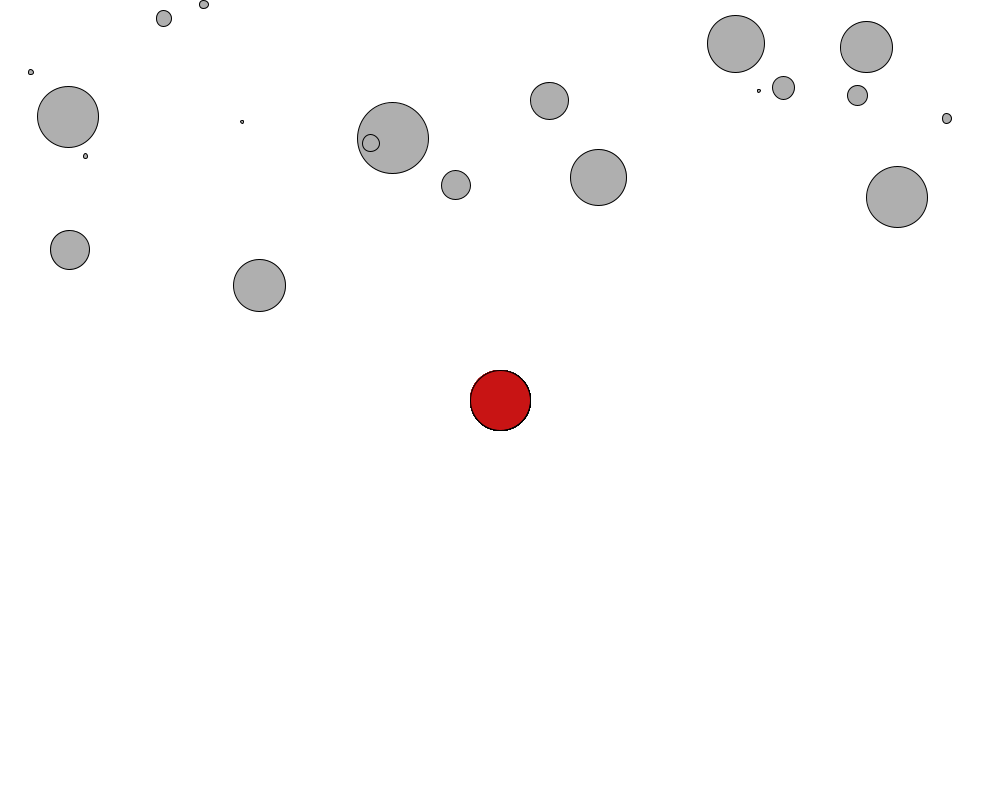
Frame 1 (no input)
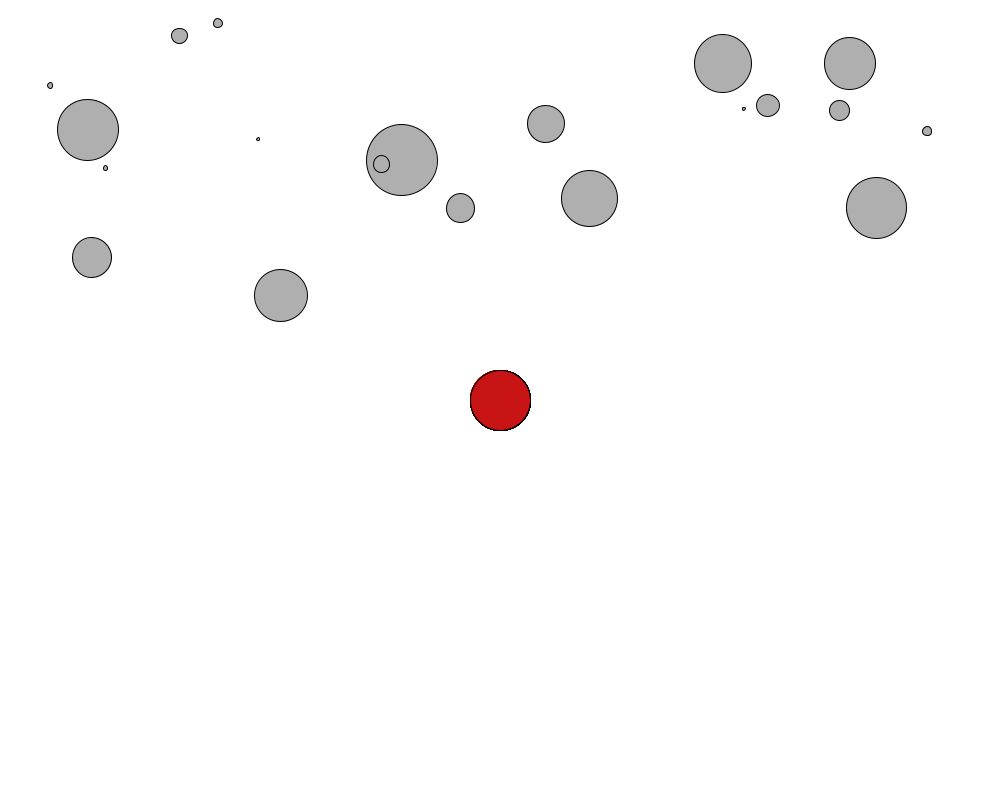
Frame 60 (the mouse pressed at the canvas centre just before this capture)
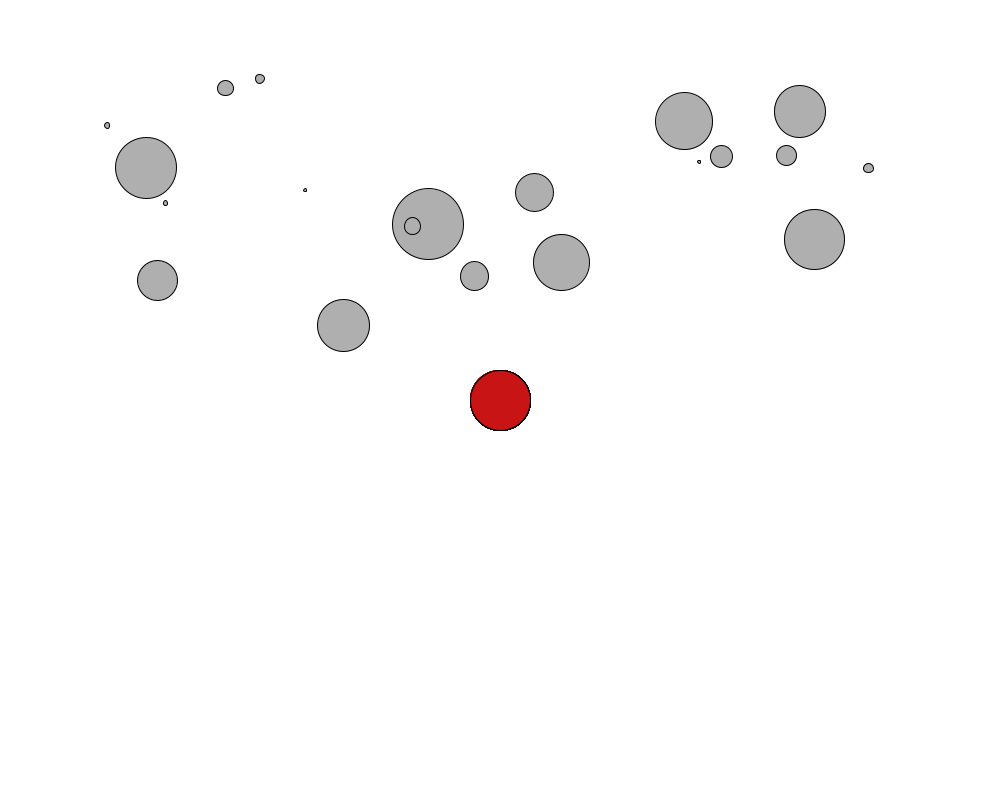
Frame 120 (the mouse held since frame 60 and released just before this capture)

The Processing sketch that drew these frames (run headless with seeded random() and noise(); from frame 60 on, the mouse is pressed at the canvas centre):

// Processing sketch: sketch_7_22_2024_4_43_One_attractor_and_a_set_of_mover
// ── sketch_7_22_2024_4_43_One_attractor_and_a_set_of_mover.pde
Mover[] movers = new Mover[20];

//Objective: To check the behaviour of moving objects in a medium having drag force; liquid. 
//Challenge: Can one object of a class access the methods and attributes of another object of the same class? 
//I mean can we anyhow prevent those stones from overlapping on to each other, by applying some sort 
//of checkEdge() function? 
//Well, we may try the approach by checking manually, for n movers, we'll have to check n*(n-1) times
// Better if we can try it with exercise 2.6. 
Liquid waterTub; 

attractor a; 



void setup() {
  size(1000, 800);
  smooth();
  background(255);
  a = new attractor(); 
   waterTub = new Liquid(0, height/2, width, height/2, 0.1); 
  for (int i = 0; i < movers.length; i++)
  {
    movers[i] = new Mover(random(0.1, 5), random(0, width), random(0, height/2-100));
  }
}




void draw()
{
  background(255);
  

  for (int i = 0; i < movers.length; i++)
  {
    float m = movers[i].mass;
    PVector wind = new PVector(0.01, 0);
    PVector gravity = new PVector(0, 0.1*m);

    PVector friction = movers[i].velocity.get(); //We want the velocity to be intact, so just making a copy
    friction.normalize(); //Friction is not directly proportional to the velocity.
    friction.mult(-1);   //Friction acts in the opposite direction to the velocity.
    float c = 0.01;       //Coefficient of friction.
    friction.mult(c);
    
   
    //movers[i].applyForce(friction); //Friction force of air molecule. Only active when in the air. 
    //movers[i].applyForce(wind);     //Only active when the objects are in the air. 
 

    //movers[i].applyForce(gravity);  //Gravitaional force, always active along with other force.
    movers[i].applyForce(a.attract(movers[i])); 
    
    movers[i].update();
    movers[i].checkEdges();
    movers[i].display();
     a.drawAttractor(); 
  }
 
}

// ── Class_definitions.pde
class Mover {
  PVector location;
  PVector velocity;
  PVector acceleration;
  float   mass;

  Mover(float m, float x, float y) {
    location = new PVector(x, y);
    velocity = new PVector(0, 0);
    acceleration = new PVector(0, 0);
    mass = m;
  }

  void applyForce(PVector force)
  {
    PVector f = PVector.div(force, mass);
    acceleration.add(f);
  }

  boolean isInsideLiquid(Liquid l)  
  {
    if (location.x > l.x && location.x < l.x + l.w &&
      location.y > l.y && location.y < l.y + l.h)    //Remember the co-ordinate system we are using here is a bit different. 
    {
      return true;
    } else
    {
      return false;
    }
  }


  void drag(Liquid l)
  {
    float speed = velocity.mag();
    float dragMagnitude = l.c * speed * speed;  //drag force = coefficient * speed * speed

    PVector drag = velocity.get();
    drag.mult(-1);  //Drag acts in the opposite direction of the objects velocity
    drag.normalize();   //Having only the direction
    drag.mult(dragMagnitude);   //Getting the final force.

    applyForce(drag);   //Applying the drag force.
  }

  void update() {
    velocity.add(acceleration);
    location.add(velocity);

    acceleration.mult(0);
  }

  void display() {
    stroke(0);
    fill(175);
    ellipse(location.x, location.y, mass*16, mass*16);
  }

  void checkEdges() {
    if (location.x > width) {
      velocity.x = -1*velocity.x;
      location.x = width;
    } else if (location.x < 0) {
      velocity.x = -1*velocity.x;
      location.x = width;
    }
    if (location.y > height) {
      velocity.y = -1*velocity.y;
      location.y = height;
    } else if (location.y < 0) {
      velocity.y = -1*velocity.y;
      location.y = height;
    }
  }
}


class Liquid
{
  float x, y, w, h; //Positions and dimensions of the liquid
  float c = 0.01;

  Liquid(float x_, float y_, float w_, float h_, float c_)
  {
    x = x_;
    y = y_;
    w = w_;
    h = h_;
    c = c_;
  }

  void drawLiquid()
  {
    stroke(175);
    fill(30, 150, 200, 60);
    rect(x, y, w, h);
  }
}

class attractor
{
  float mass; 
  PVector location; 
  float G; 
  
  attractor()
  {
    location = new PVector(width/2 , height/2); 
    mass = 20; 
    G = 0.4; 
  }
  
  PVector attract(Mover m)
  {
    PVector force = PVector.sub(location, m.location); //Direction of mover from the attractor
    float distance = force.mag();   //Distance between attractor and mover
    distance = constrain(distance, 5, 25); 
    force.normalize(); 
    float strength = (G*mass*m.mass) / (distance * distance); 
    force.mult(strength); 
    return force; 
  }
  
  void drawAttractor()
  {
    fill(200, 20, 20); 
    ellipse(location.x, location.y, mass*3, mass*3); 
  }
  
}
